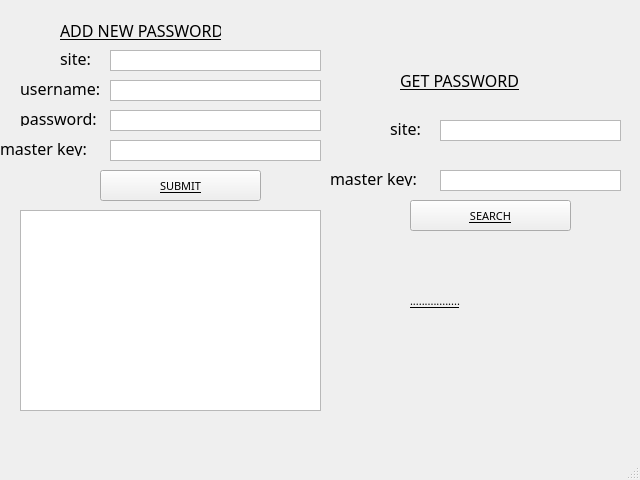
<?xml version="1.0" encoding="UTF-8"?>
<ui version="4.0">
 <class>MainWindow</class>
 <widget class="QMainWindow" name="MainWindow">
  <property name="geometry">
   <rect>
    <x>0</x>
    <y>0</y>
    <width>640</width>
    <height>480</height>
   </rect>
  </property>
  <property name="font">
   <font>
    <family>Nirmala UI Semilight</family>
    <pointsize>8</pointsize>
    <weight>50</weight>
    <italic>false</italic>
    <bold>false</bold>
    <underline>true</underline>
    <strikeout>false</strikeout>
    <stylestrategy>PreferDefault</stylestrategy>
   </font>
  </property>
  <property name="mouseTracking">
   <bool>false</bool>
  </property>
  <property name="tabletTracking">
   <bool>false</bool>
  </property>
  <property name="focusPolicy">
   <enum>Qt::TabFocus</enum>
  </property>
  <property name="windowTitle">
   <string>Password Manager</string>
  </property>
  <property name="autoFillBackground">
   <bool>false</bool>
  </property>
  <property name="documentMode">
   <bool>false</bool>
  </property>
  <widget class="QWidget" name="centralwidget">
   <widget class="QLabel" name="siteLabel">
    <property name="geometry">
     <rect>
      <x>60</x>
      <y>50</y>
      <width>51</width>
      <height>16</height>
     </rect>
    </property>
    <property name="font">
     <font>
      <family>8514oem</family>
      <pointsize>12</pointsize>
     </font>
    </property>
    <property name="text">
     <string>site:</string>
    </property>
   </widget>
   <widget class="QLabel" name="usernameLabel">
    <property name="geometry">
     <rect>
      <x>20</x>
      <y>80</y>
      <width>101</width>
      <height>16</height>
     </rect>
    </property>
    <property name="font">
     <font>
      <family>8514oem</family>
      <pointsize>12</pointsize>
     </font>
    </property>
    <property name="text">
     <string>username:</string>
    </property>
   </widget>
   <widget class="QLabel" name="passwordLabel">
    <property name="geometry">
     <rect>
      <x>20</x>
      <y>110</y>
      <width>91</width>
      <height>16</height>
     </rect>
    </property>
    <property name="font">
     <font>
      <family>8514oem</family>
      <pointsize>12</pointsize>
     </font>
    </property>
    <property name="text">
     <string>password:</string>
    </property>
   </widget>
   <widget class="QLabel" name="masterkeyLabel">
    <property name="geometry">
     <rect>
      <x>0</x>
      <y>140</y>
      <width>111</width>
      <height>16</height>
     </rect>
    </property>
    <property name="font">
     <font>
      <family>8514oem</family>
      <pointsize>12</pointsize>
     </font>
    </property>
    <property name="text">
     <string>master key:</string>
    </property>
   </widget>
   <widget class="QTextEdit" name="siteInput">
    <property name="geometry">
     <rect>
      <x>110</x>
      <y>50</y>
      <width>211</width>
      <height>21</height>
     </rect>
    </property>
    <property name="verticalScrollBarPolicy">
     <enum>Qt::ScrollBarAlwaysOff</enum>
    </property>
   </widget>
   <widget class="QTextEdit" name="usernameInput">
    <property name="geometry">
     <rect>
      <x>110</x>
      <y>80</y>
      <width>211</width>
      <height>21</height>
     </rect>
    </property>
    <property name="verticalScrollBarPolicy">
     <enum>Qt::ScrollBarAlwaysOff</enum>
    </property>
   </widget>
   <widget class="QTextEdit" name="passwordInput">
    <property name="geometry">
     <rect>
      <x>110</x>
      <y>110</y>
      <width>211</width>
      <height>21</height>
     </rect>
    </property>
    <property name="verticalScrollBarPolicy">
     <enum>Qt::ScrollBarAlwaysOff</enum>
    </property>
   </widget>
   <widget class="QTextEdit" name="masterkeyInput">
    <property name="geometry">
     <rect>
      <x>110</x>
      <y>140</y>
      <width>211</width>
      <height>21</height>
     </rect>
    </property>
    <property name="verticalScrollBarPolicy">
     <enum>Qt::ScrollBarAlwaysOff</enum>
    </property>
   </widget>
   <widget class="QPushButton" name="submitButton">
    <property name="geometry">
     <rect>
      <x>100</x>
      <y>170</y>
      <width>161</width>
      <height>31</height>
     </rect>
    </property>
    <property name="font">
     <font>
      <family>8514oem</family>
     </font>
    </property>
    <property name="text">
     <string>SUBMIT</string>
    </property>
   </widget>
   <widget class="QTextBrowser" name="textBrowser">
    <property name="geometry">
     <rect>
      <x>20</x>
      <y>210</y>
      <width>301</width>
      <height>201</height>
     </rect>
    </property>
   </widget>
   <widget class="QLabel" name="adpTitle">
    <property name="geometry">
     <rect>
      <x>60</x>
      <y>20</y>
      <width>161</width>
      <height>20</height>
     </rect>
    </property>
    <property name="font">
     <font>
      <family>8514oem</family>
      <pointsize>12</pointsize>
     </font>
    </property>
    <property name="text">
     <string>ADD NEW PASSWORD</string>
    </property>
   </widget>
   <widget class="QLabel" name="gpTitle">
    <property name="geometry">
     <rect>
      <x>400</x>
      <y>70</y>
      <width>161</width>
      <height>20</height>
     </rect>
    </property>
    <property name="font">
     <font>
      <family>8514oem</family>
      <pointsize>12</pointsize>
     </font>
    </property>
    <property name="text">
     <string>GET PASSWORD</string>
    </property>
   </widget>
   <widget class="QLabel" name="siteLabel_2">
    <property name="geometry">
     <rect>
      <x>390</x>
      <y>120</y>
      <width>51</width>
      <height>16</height>
     </rect>
    </property>
    <property name="font">
     <font>
      <family>8514oem</family>
      <pointsize>12</pointsize>
     </font>
    </property>
    <property name="text">
     <string>site:</string>
    </property>
   </widget>
   <widget class="QLabel" name="masterkeyLabel_2">
    <property name="geometry">
     <rect>
      <x>330</x>
      <y>170</y>
      <width>111</width>
      <height>16</height>
     </rect>
    </property>
    <property name="font">
     <font>
      <family>8514oem</family>
      <pointsize>12</pointsize>
     </font>
    </property>
    <property name="text">
     <string>master key:</string>
    </property>
   </widget>
   <widget class="QTextEdit" name="gpSiteInput">
    <property name="geometry">
     <rect>
      <x>440</x>
      <y>120</y>
      <width>181</width>
      <height>21</height>
     </rect>
    </property>
    <property name="verticalScrollBarPolicy">
     <enum>Qt::ScrollBarAlwaysOff</enum>
    </property>
   </widget>
   <widget class="QTextEdit" name="gpMasterkeyInput">
    <property name="geometry">
     <rect>
      <x>440</x>
      <y>170</y>
      <width>181</width>
      <height>21</height>
     </rect>
    </property>
    <property name="verticalScrollBarPolicy">
     <enum>Qt::ScrollBarAlwaysOff</enum>
    </property>
   </widget>
   <widget class="QLabel" name="gpLabel">
    <property name="geometry">
     <rect>
      <x>410</x>
      <y>260</y>
      <width>171</width>
      <height>81</height>
     </rect>
    </property>
    <property name="font">
     <font>
      <family>8514oem</family>
     </font>
    </property>
    <property name="text">
     <string>.................</string>
    </property>
   </widget>
   <widget class="QPushButton" name="searchButton">
    <property name="geometry">
     <rect>
      <x>410</x>
      <y>200</y>
      <width>161</width>
      <height>31</height>
     </rect>
    </property>
    <property name="font">
     <font>
      <family>8514oem</family>
     </font>
    </property>
    <property name="text">
     <string>SEARCH</string>
    </property>
   </widget>
  </widget>
  <widget class="QMenuBar" name="menubar">
   <property name="geometry">
    <rect>
     <x>0</x>
     <y>0</y>
     <width>640</width>
     <height>23</height>
    </rect>
   </property>
  </widget>
  <widget class="QStatusBar" name="statusbar"/>
 </widget>
 <resources/>
 <connections/>
</ui>
